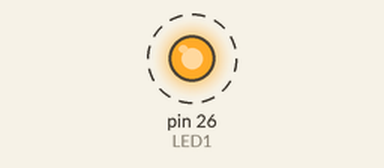
A program run on a simulated MicroPython board. Shown: output pins drawn as LEDs (lit = HIGH). Dashed ring = blinking.

Above: at 0.2 s.
Timing chart, 0 to 3.0 s (numbered marks = the images above):
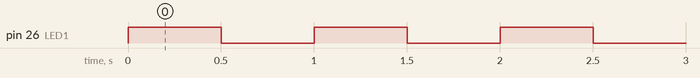

The program:

4.2_LED_Intersection.py
```python
from machine import Pin
from time import sleep

RED_PIN=26
LED1=Pin(RED_PIN,Pin.OUT)
LED1.off() # Make sure RED is disabled from start

while True:
    LED1.value(not LED1.value()) # Change state to "what it wasn't before"
    sleep(0.5) # Faster switching this time
```

Measured:
- by itself, pin 26 (LED1): alternates HIGH for 0.50 s and LOW for 0.50 s
